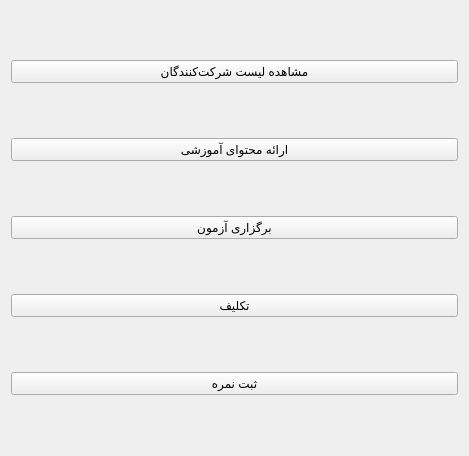
<?xml version="1.0" encoding="UTF-8"?>
<ui version="4.0">
 <class>CourseManagementForm</class>
 <widget class="QWidget" name="CourseManagementForm">
  <property name="geometry">
   <rect>
    <x>0</x>
    <y>0</y>
    <width>469</width>
    <height>456</height>
   </rect>
  </property>
  <property name="windowTitle">
   <string>Course Management</string>
  </property>
  <layout class="QVBoxLayout" name="verticalLayout">
   <item>
    <widget class="QPushButton" name="participantsButton">
     <property name="text">
      <string>مشاهده لیست شرکت‌کنندگان</string>
     </property>
    </widget>
   </item>
   <item>
    <widget class="QPushButton" name="contentButton">
     <property name="text">
      <string>ارائه محتوای آموزشی</string>
     </property>
    </widget>
   </item>
   <item>
    <widget class="QPushButton" name="examButton">
     <property name="text">
      <string>برگزاری آزمون</string>
     </property>
    </widget>
   </item>
   <item>
    <widget class="QPushButton" name="assignmentButton">
     <property name="text">
      <string>تکلیف</string>
     </property>
    </widget>
   </item>
   <item>
    <widget class="QPushButton" name="gradesButton">
     <property name="text">
      <string>ثبت نمره</string>
     </property>
    </widget>
   </item>
  </layout>
 </widget>
 <resources/>
 <connections/>
</ui>
